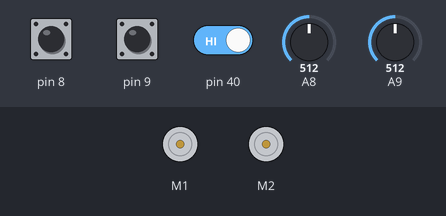
This sketch was run on a simulated Arduino Mega 2560, built with avr-gcc and run on an emulated ATmega2560. Parts: 2 × DC motor (green arrow = forward, orange = backward, longer = faster). The inputs (shaded band) are chosen by the test bench; at power-on: pin 40 HIGH, pin 8 HIGH, pin 9 HIGH, A8 = 512, A9 = 512.

Above: at 1.2 s.
1.3 s: pin 40 driven LOW
At 3.4 s:
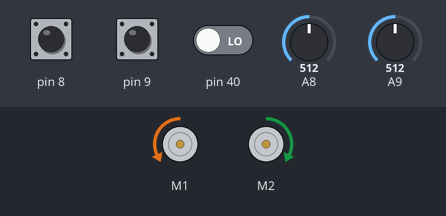
At 6.0 s:
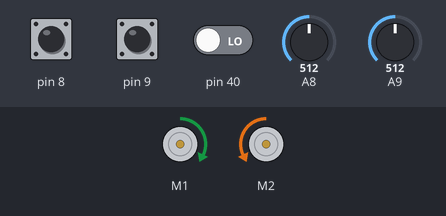
Timing chart, 0 to 13.3 s (numbered marks = the images above; inputs shaded):
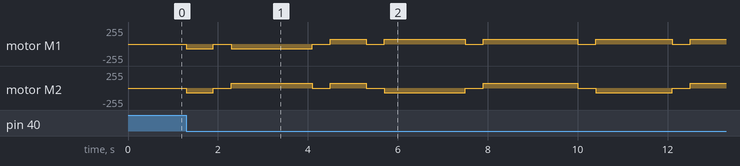

The sketch:

RC_ARDUINO_2020_V1.1_PRUEBAS.ino
```cpp
#include <Wire.h>
#include <Adafruit_MotorShield.h>

Adafruit_MotorShield AFMS = Adafruit_MotorShield();
Adafruit_DCMotor *myMotorAD = AFMS.getMotor(1);
Adafruit_DCMotor *myMotorAT = AFMS.getMotor(2);

int FG = 0;

void setup() {
  Serial.begin(115200);
  pinMode(8, INPUT);
  pinMode(9, INPUT);
  pinMode(40, INPUT);
  pinMode(A8, INPUT);
  pinMode(A9, INPUT);

  AFMS.begin();
  myMotorAD->setSpeed(70);
  myMotorAT->setSpeed(70);
}

void loop() {
  int S1 = digitalRead(40);
  int LDRL = analogRead(A9);
  int LDRR = analogRead(A8);
  int v1 = digitalRead(8);
  int v2 = digitalRead(9);
  FG = 0;

  if (LDRL > 440) FG = 3;
  if (LDRR > 265) FG = 2;
  if (LDRL > 440 && LDRR > 265) FG = 4;
  if (S1 == 0) FG = 1;

  switch (FG) {
    case 1:
      esquivo();
      break;

    case 2:
      myMotorAD->run(BACKWARD); //BACK
      myMotorAT->run(FORWARD);  //FOR
      delay(250);
      break;

    case 3:
      myMotorAD->run(BACKWARD);   //FOR
      myMotorAT->run(FORWARD);  //BACK
      delay(250);
      break;

    case 4:
      myMotorAD->run(RELEASE);
      myMotorAT->run(RELEASE);
      break;


    default:
      if (v1 == 0 && v2 == 0) { //LINEA NEGRA //0 0
        myMotorAD->run(FORWARD);
        myMotorAT->run(FORWARD);
      }

      if (v1 == 1 && v2 == 0) { // IZQUIERDA
        myMotorAD->run(FORWARD);
        myMotorAT->run(BACKWARD);
      }

      if (v1 == 0 && v2 == 1) { //DERECHA
        myMotorAD->run(BACKWARD);
        myMotorAT->run(FORWARD);
      }

      if (v1 == 1 && v2 == 1) { //GAB
        myMotorAD->run(FORWARD);
        myMotorAT->run(FORWARD);
      }
      break;
  }
}
```

esquivo.ino
```cpp
void esquivo() {
  myMotorAD->run(BACKWARD);
  myMotorAT->run(BACKWARD);
  delay(600);
  myMotorAD->run(RELEASE);
  myMotorAT->run(RELEASE);
  delay(400);
  myMotorAD->run(BACKWARD);
  myMotorAT->run(FORWARD);
  delay(1800);
  myMotorAD->run(RELEASE);
  myMotorAT->run(RELEASE);
  delay(400);
  myMotorAD->run(FORWARD);
  myMotorAT->run(FORWARD);
  delay(800);
  myMotorAD->run(RELEASE);
  myMotorAT->run(RELEASE);
  delay(400);
  myMotorAD->run(FORWARD);
  myMotorAT->run(BACKWARD);
  delay(1800);
  myMotorAD->run(RELEASE);
  myMotorAT->run(RELEASE);
  delay(400);
  myMotorAD->run(FORWARD);
  myMotorAT->run(FORWARD);
  delay(2100);
  myMotorAD->run(RELEASE);
  myMotorAT->run(RELEASE);
  delay(400);
  myMotorAD->run(FORWARD);
  myMotorAT->run(BACKWARD);
  delay(1700);
  myMotorAD->run(RELEASE);
  myMotorAT->run(RELEASE);
  delay(400);
  myMotorAD->run(FORWARD);
  myMotorAT->run(FORWARD);
  delay(1000);
  myMotorAD->run(RELEASE);
  myMotorAT->run(RELEASE);
  delay(400);
  myMotorAD->run(BACKWARD);
  myMotorAT->run(FORWARD);
  delay(1800);
}
```

Measured:
- after the input at 1.3 s, motor M1: stopped → backward 70/255 at once, → stopped 0.60 s later, → backward 70/255 0.40 s later, → stopped 1.8 s later, … (13 changes in this stretch); motor M2: stopped → backward 70/255 at once, → stopped 0.60 s later, → forward 70/255 0.40 s later, → stopped 1.8 s later, … (13 changes in this stretch)
